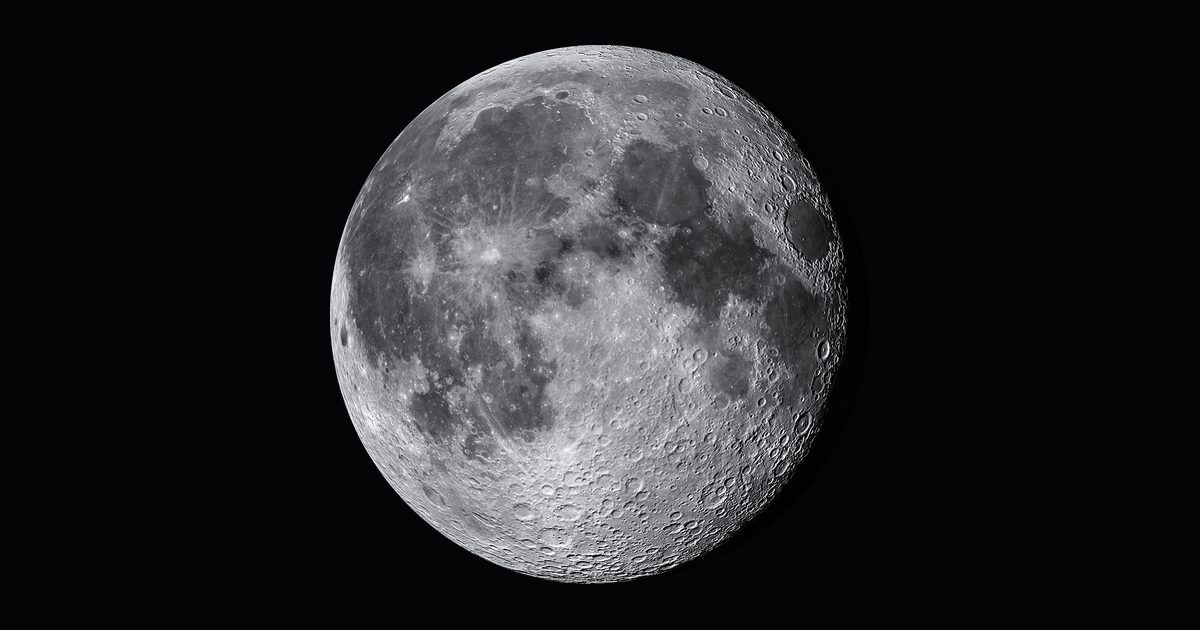
#> input picture assets/og-image.jpg, 1200 x 630 px
$ python render_moon.py ../assets/og-image.jpg ../assets/moon.jpg ../assets/moon.jpg 100 1.0
#> lines starting #> are read from the running program, lines starting #| are printed output that depends on the picture
"""
Render a photoreal moon disc from NASA LRO data (CGI Moon Kit derived maps).

Inputs : albedo (LROC WAC mosaic) + tangent normal map (from LOLA elevation),
         equirectangular, near side centred, north up, east to the right.
Output : RGBA PNG of the disc on transparency (supersampled, antialiased).

Shading: Lunar-Lambert (mix of Lommel-Seeliger and Lambert), which is what
makes a real moon look "flat-bright" towards the limb instead of a plastic ball.
"""
# Usage:
#   python3 render_moon.py moon_albedo.jpg moon_normal.png moon.png [size=1200] [phase_deg=24]
# Source maps (2048x1024, public domain, derived from NASA SVS CGI Moon Kit #4720):
#   https://github.com/hadealahmad/kde-moonphase-wallpaper  -> contents/images/
import math, sys
import numpy as np
from PIL import Image, ImageFilter

ALB, NRM, OUT = sys.argv[1], sys.argv[2], sys.argv[3]
SIZE = int(sys.argv[4]) if len(sys.argv) > 4 else 1200
PHASE_DEG = float(sys.argv[5]) if len(sys.argv) > 5 else 24.0
SS = 2  # supersampling

alb = np.asarray(Image.open(ALB).convert("L"), np.float32) / 255.0
nrm = np.asarray(Image.open(NRM).convert("RGB"), np.float32) / 255.0 * 2 - 1
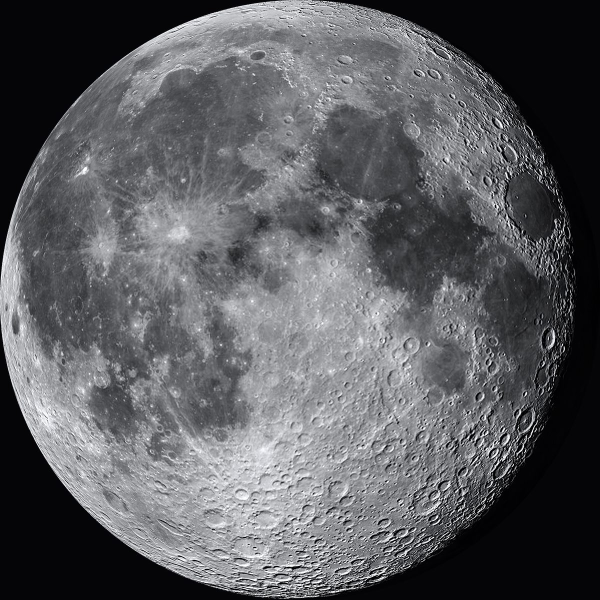
#> input picture assets/moon.jpg, 1200 x 1200 px (shown at 1/2 size)
H, W = alb.shape
#> H = 630; W = 1200

N = SIZE * SS
yy, xx = np.mgrid[0:N, 0:N].astype(np.float32)
sx = (xx + 0.5) / N * 2 - 1
sy = 1 - (yy + 0.5) / N * 2
r2 = sx * sx + sy * sy
inside = r2 <= 1.0
sz = np.sqrt(np.clip(1 - r2, 0, 1))

# small libration-like tilt so the view isn't perfectly "map centred"
lon_off, lat_off = math.radians(-4.0), math.radians(3.0)
ca, sa = math.cos(lon_off), math.sin(lon_off)
cb, sb = math.cos(lat_off), math.sin(lat_off)

def to_model(x, y, z):
    mx = ca * x - sa * z
    mz = sa * x + ca * z
    my = y
    my2 = cb * my - sb * mz
    mz2 = sb * my + cb * mz
    return mx, my2, mz2

mx, my, mz = to_model(sx, sy, sz)
lon = np.arctan2(mx, mz)
lat = np.arcsin(np.clip(my, -1, 1))
u = 0.5 + lon / (2 * math.pi)
v = 0.5 - lat / math.pi

x = (u * W - 0.5) % W
y = np.clip(v * H - 0.5, 0, H - 1)

def bicubic_weights(t):
    # Catmull-Rom
    t2, t3 = t * t, t * t * t
    return [(-0.5*t3 + t2 - 0.5*t), (1.5*t3 - 2.5*t2 + 1), (-1.5*t3 + 2*t2 + 0.5*t), (0.5*t3 - 0.5*t2)]

def sample(tex):
    x0 = np.floor(x).astype(np.int32)
    y0 = np.floor(y).astype(np.int32)
    fx, fy = x - x0, y - y0
    wx, wy = bicubic_weights(fx), bicubic_weights(fy)
    acc = 0
    for j in range(4):
        yi = np.clip(y0 + j - 1, 0, H - 1)
        row = 0
        for i in range(4):
            xi = (x0 + i - 1) % W
            t = tex[yi, xi]
            w = wx[i] if tex.ndim == 2 else wx[i][..., None]
            row = row + t * w
        acc = acc + row * (wy[j] if tex.ndim == 2 else wy[j][..., None])
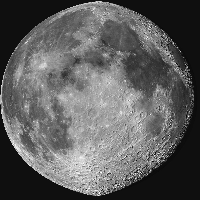
#> row: shape (200, 200) float64; min -0.0431, max 1, mean 0.344; drawn with min black and max white
    return acc

A = np.clip(sample(alb), 0, 1)
# expand albedo contrast: the graded mosaic flattens maria vs highlands
A = (A / 0.6) ** 1.4 * 0.6
Nm = sample(nrm)
#> after the loop in sample (call 2), `for j in range(4):`:
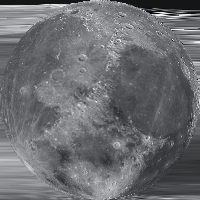
#> row: shape (200, 200, 3) float64; mean R, G, B -0.176, -0.168, -0.139; drawn with min black and max white

# tangent frame (model space): east, north, outward
clat, slat = np.cos(lat), np.sin(lat)
clon, slon = np.cos(lon), np.sin(lon)
T = (clon, np.zeros_like(lon), -slon)
B = (-slat * slon, clat, -slat * clon)
G = (clat * slon, slat, clat * clon)
RELIEF = 1.0
px = T[0]*Nm[...,0]*RELIEF + B[0]*Nm[...,1]*RELIEF + G[0]*Nm[...,2]
py = T[1]*Nm[...,0]*RELIEF + B[1]*Nm[...,1]*RELIEF + G[1]*Nm[...,2]
pz = T[2]*Nm[...,0]*RELIEF + B[2]*Nm[...,1]*RELIEF + G[2]*Nm[...,2]
ln = np.sqrt(px*px + py*py + pz*pz) + 1e-6
px, py, pz = px/ln, py/ln, pz/ln
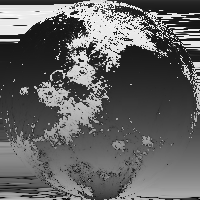
#> py: shape (200, 200) float64; min -0.972, max 0.996, mean -0.203; drawn with min black and max white
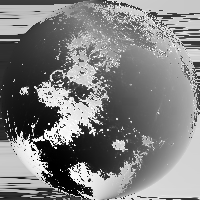
#> pz: shape (200, 200) float64; min -1, max 1, mean 0.0109; drawn with min black and max white

# Sun: from the viewer's left and slightly above (waning gibbous look).
ph = math.radians(PHASE_DEG)
Ls = np.array([-math.sin(ph), 0.10, math.cos(ph)], np.float32)
Ls /= np.linalg.norm(Ls)
Lm = np.array(to_model(*Ls), np.float32)
Vm = np.array(to_model(0.0, 0.0, 1.0), np.float32)

cos_i_geo = G[0]*Lm[0] + G[1]*Lm[1] + G[2]*Lm[2]
cos_i = px*Lm[0] + py*Lm[1] + pz*Lm[2]
cos_e = np.clip(G[0]*Vm[0] + G[1]*Vm[1] + G[2]*Vm[2], 1e-3, 1)

ci = np.clip(cos_i, 0, None)
# smooth terminator (the real one is soft because of relief + finite sun)
term = np.clip((cos_i_geo + 0.035) / 0.07, 0, 1)
term = term * term * (3 - 2 * term)
Lw = 0.62  # Lunar-Lambert weight
ls = 2 * ci / (ci + cos_e + 1e-4)
shade = ((1 - Lw) * ci + Lw * ls) * term
# relief emphasis: modulate by perturbed/geometric ratio (shadows in craters)
rel = np.clip(cos_i, 0, None) / np.clip(cos_i_geo, 0.06, None)
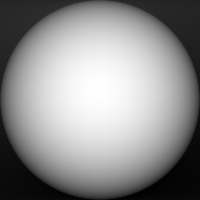
#> cos_i_geo: shape (200, 200) float32; min -0.1, max 1, mean 0.521; drawn with min black and max white
shade = shade * np.clip(0.55 + 0.45 * rel, 0, 1.6)

img = A * shade
# faint earthshine on the night side keeps the outline legible
earth = 0.022 * A * (1 - term) * (0.6 + 0.4 * cos_e)
img = img + earth

# tone map: gentle filmic curve, keep highlights silver not clipped
img = img / np.percentile(img[inside], 99.6)
img = np.clip(img, 0, None)
img = 1 - np.exp(-img * 1.6)
img = img / (1 - math.exp(-1.6)) * 0.97
img = np.clip(img, 0, 1) ** 1.05

# antialiased alpha mask (supersampled)
r = np.sqrt(r2)
alpha = np.clip((1.0 - r) * N / 2 + 0.5, 0, 1)

gray = (img * 255).astype(np.float32)
# cool silver tint: very slightly lift blue in highlights
Rch = gray * 0.985
Gch = gray * 0.995
Bch = np.clip(gray * 1.01 + 1.5, 0, 255)
rgba = np.dstack([Rch, Gch, Bch, alpha * 255]).astype(np.float32)
rgba[~(alpha > 0)] = 0
im = Image.fromarray(np.clip(rgba, 0, 255).astype(np.uint8), "RGBA")
im = im.resize((SIZE, SIZE), Image.LANCZOS)
#> im: PIL image 100x100 RGBA
# light unsharp to recover crater edges after resampling
rgb = im.convert("RGB").filter(ImageFilter.UnsharpMask(radius=1.4, percent=55, threshold=1))
out = Image.merge("RGBA", (*rgb.split(), im.split()[3]))
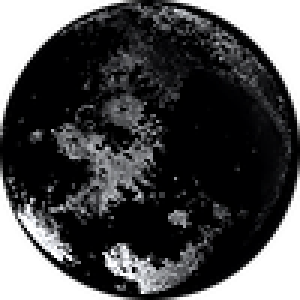
#> out: PIL image 100x100 RGBA (shown 3 times larger); mean R, G, B, A 22.6, 22.8, 23.9, 200.3; transparent parts drawn white
out.save(OUT)
print("saved", OUT, out.size)
#| saved ../assets/moon.jpg (100, 100)
